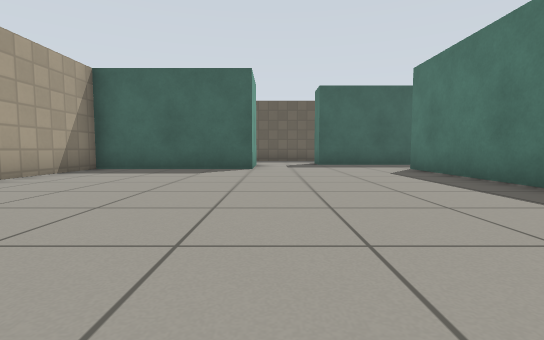
view 1 (above)

21 first-person views from a walk through a Gazebo world. The camera is 0.5 m above the floor, tilts 4° down and sees 85° across. The floor is counted in squares, 1 m on a side. Each view is taken from the middle of a square. On the plan, view 1 faces up. The plan holds only what a view shows up to about 9 squares ahead; the rest is blank. Gazebo's built-in surfaces are drawn with simple patterns.

view 2
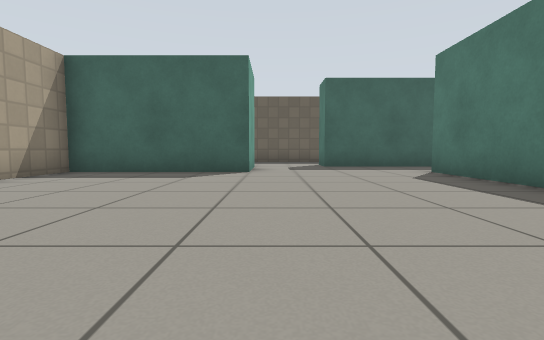

view 3
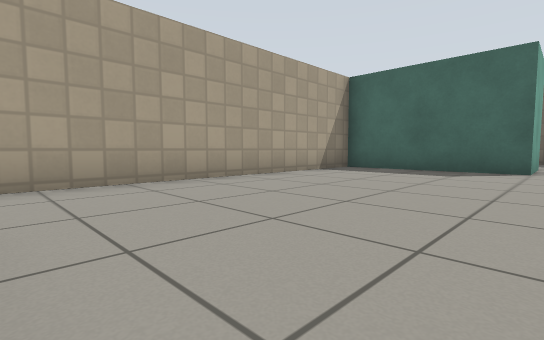

view 4
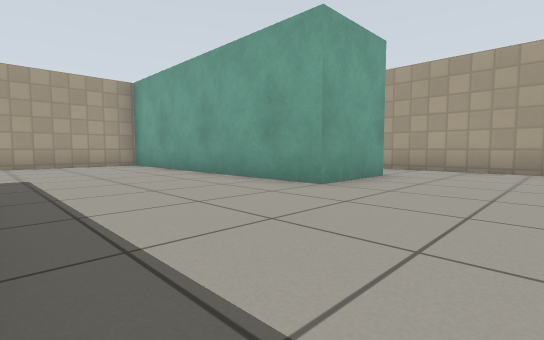

view 5
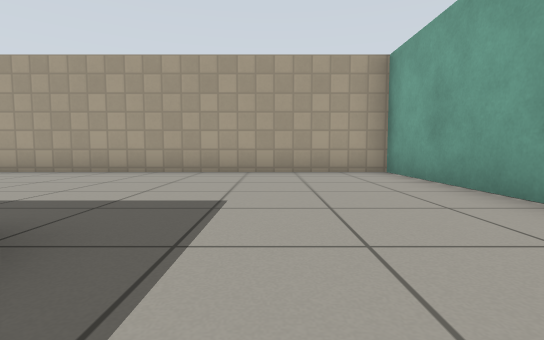

view 6
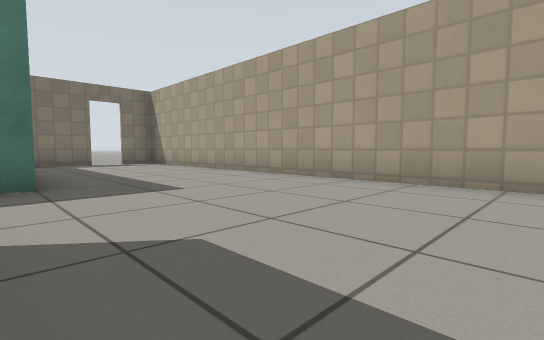

view 7
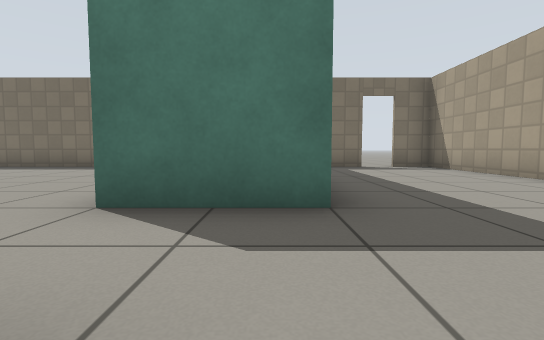

view 8
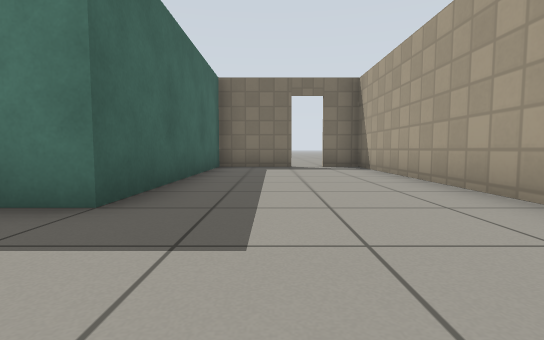

view 9
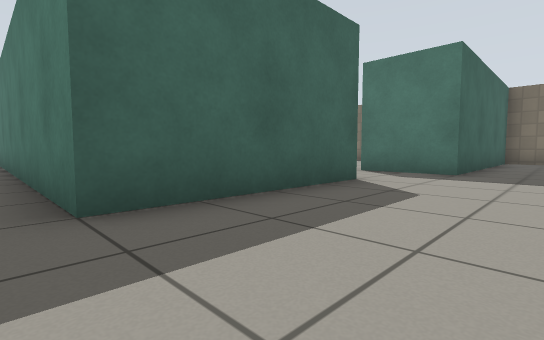

view 10
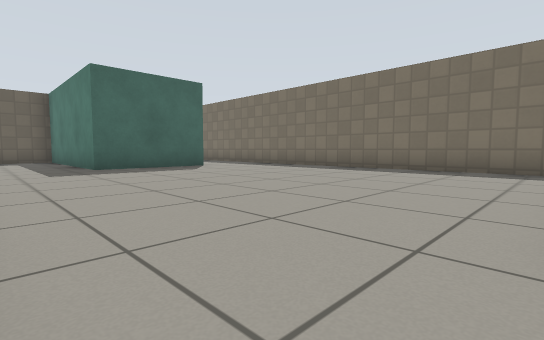

view 11
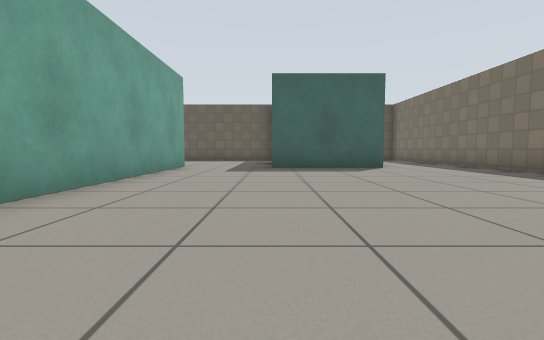

view 12
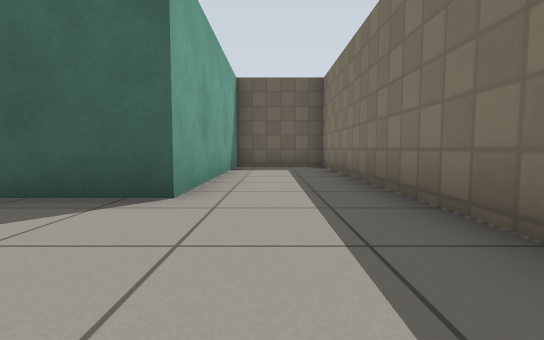

view 13
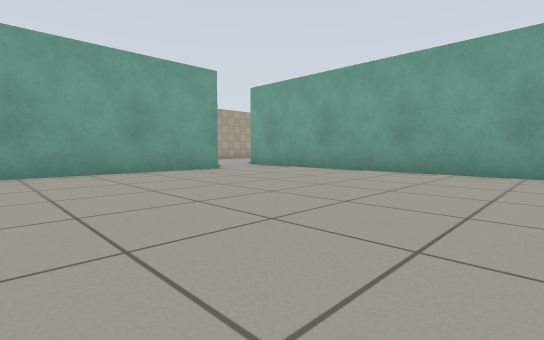

view 14
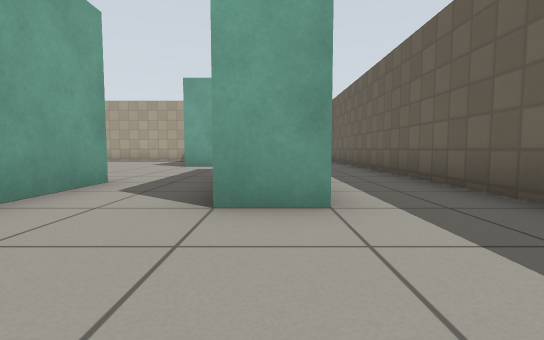

view 15
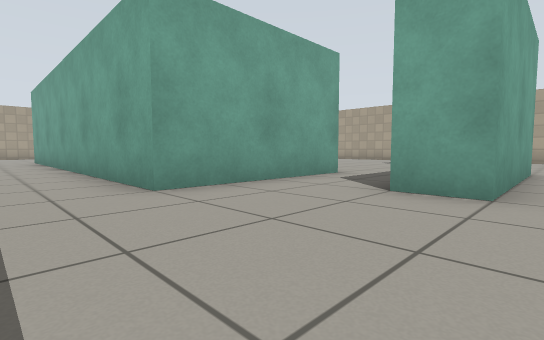

view 16
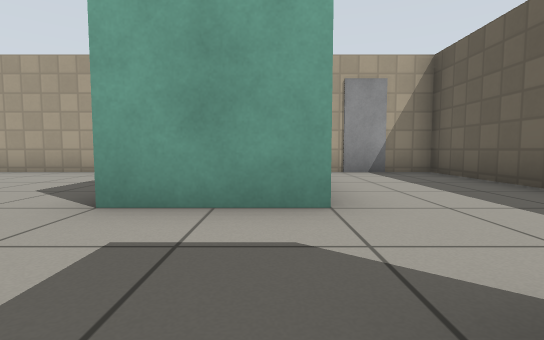

view 17
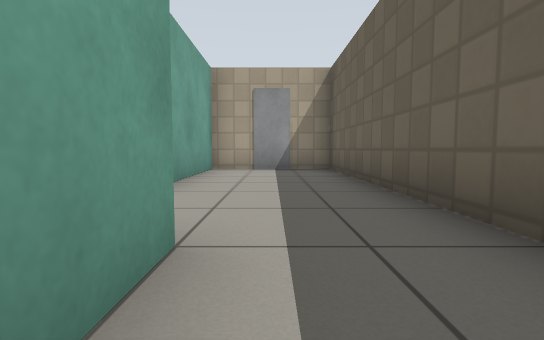

view 18
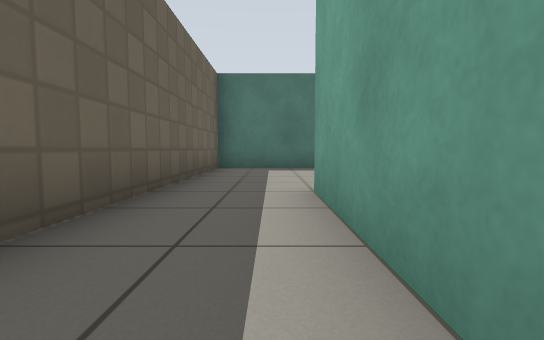

view 19
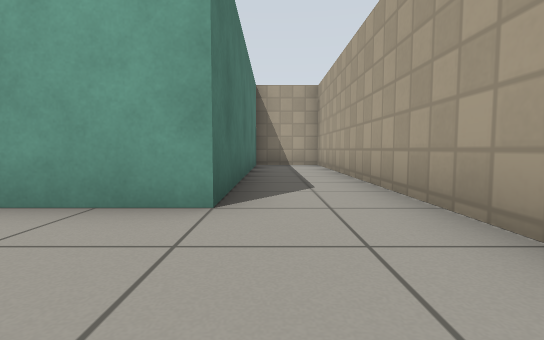

view 20
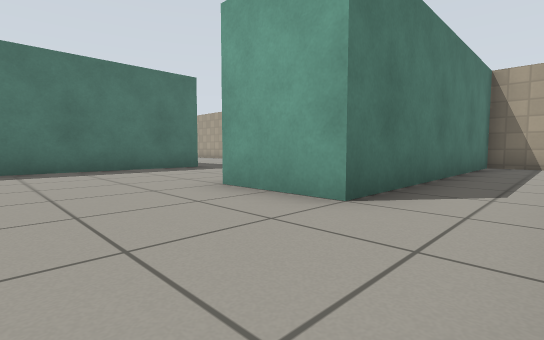

view 21
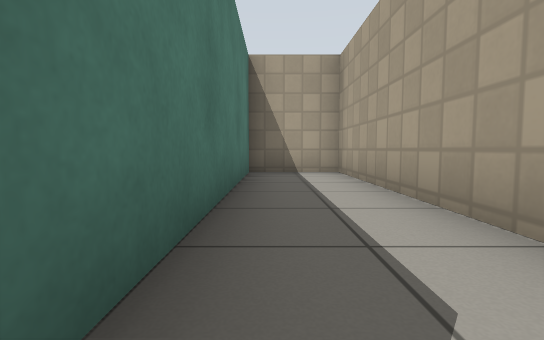

### Floor plan
Ten units are one square. View 1 is at (0, 0); x grows to the right and y downward. Boxes are objects, and circles mark ways between rooms. Rooms are numbered by the first view taken in them; rooms with no view inside come last. Other rooms are left out.
<svg viewBox="-60 -130 220 210">
<path fill="none" stroke="#000" d="M76 25 35 25 35 -75 55 -75M46 -95 15 -95 15 -100M-5 -96 -5 -75 -45 -75 -45 75 -25 75 -25 5 -5 5 -5 75 155 75 155 64M15 -105 55 -105M55 -125 -45 -125 -45 -95 -15 -95M155 56 155 35 95 35 95 15M95 15 137 15M75 -65 75 14M155 8 155 -125 130 -125 130 -70 100 -70M100 -70 100 -125 55 -125M55 -75 75 -75 75 -65M55 -105 55 -95"/>
<rect x="-55" y="-115" width="10" height="10" fill="#bbb"><title>door leaf</title></rect>
<circle cx="85" cy="20" r="3" fill="#2a7"/>
<circle cx="45" cy="-85" r="3" fill="#2a7"/>
<circle cx="50" cy="-110" r="3" fill="#2a7"/>
<circle cx="85" cy="-70" r="3" fill="#2a7"/>
<text x="20" y="-10">1</text>
<text x="110" y="-30">2</text>
<text x="80" y="-90">3</text>
</svg>
Room 1 opens to room 2. Room 1 opens to room 3. Room 2 opens to room 3.

Where each view was taken, in squares from view 1:
view 1: 0 up, 0 right, facing up
view 2: 1 up, 0 right, facing up
view 3: 0 up, 0 right, facing up-left
view 4: 2 up, 3 right, facing down-left
view 5: 1 down, 2 right, facing down
view 6: 3 down, 5 right, facing down-right
view 7: 3 down, 7 right, facing right
view 8: 5 down, 7 right, facing right
view 9: 5 down, 3 right, facing up-right
view 10: 1 down, 8 right, facing up-right
view 11: 1 down, 10 right, facing up
view 12: 4 up, 14 right, facing up
view 13: 5 up, 14 right, facing down-left
view 14: 10 up, 8 right, facing left
view 15: 11 up, 9 right, facing down-left
view 16: 9 up, 2 right, facing left
view 17: 11 up, 3 right, facing left
view 18: 11 up, 2 right, facing right
view 19: 2 up, 3 left, facing down
view 20: 2 up, 4 left, facing down-right
view 21: 1 down, 3 left, facing down
